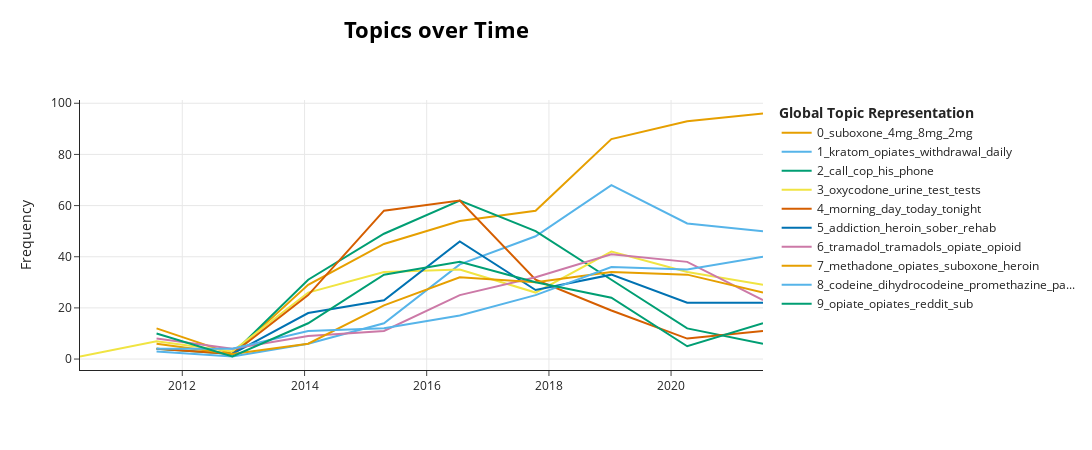

Write notebook code for a chart like this one.
### Markdown cell above
## Topics Over Time Graph

### Code cell
topicModel.visualize_topics_over_time(topics_over_time, topics=topic_nums)

### Figure 1 — Plotly figure (JSON) as saved in the notebook; plotly's stock layout.template omitted (floating-point values rounded to 4 significant figures)
{"data": [{"hoverinfo": "text", "hovertext": ["<b>Topic 0</b><br>Words: suboxone, opiate, 8mg, withdrawal, 2mg", "<b>Topic 0</b><br>Words: 8mg, 30mg, 40mg, 15mg, 5mg", "<b>Topic 0</b><br>Words: suboxone, withdrawal, withdrawals, 2mg, 4mg", "<b>Topic 0</b><br>Words: suboxone, 8mg, 4mg, 2mg, withdrawal", "<b>Topic 0</b><br>Words: suboxone, opiate, withdrawal, 8mg, 4mg", "<b>Topic 0</b><br>Words: suboxone, detox, opioid, withdrawal, 8mg", "<b>Topic 0</b><br>Words: suboxone, detox, withdrawal, 4mg, withdrawals", "<b>Topic 0</b><br>Words: suboxone, withdrawal, 4mg, 8mg, 3mg", "<b>Topic 0</b><br>Words: suboxone, withdrawal, buprenorphine, 8mg, withdrawals"], "marker": {"color": "#E69F00"}, "mode": "lines", "name": "0_suboxone_4mg_8mg_2mg", "type": "scatter", "x": ["2011-07-31T04:14:42.500000", "2012-10-26T08:36:30", "2014-01-22T12:58:17.500000", "2015-04-20T17:20:05", "2016-07-16T21:41:52.500000", "2017-10-13T02:03:40", "2019-01-09T06:25:27.500000", "2020-04-06T10:47:15", "2021-07-03T15:09:02.500000"], "y": [12, 2, 29, 45, 54, 58, 86, 93, 96]}, {"hoverinfo": "text", "hovertext": ["<b>Topic 1</b><br>Words: kratom, 60mg, 100mg, methadone, oxycodone", "<b>Topic 1</b><br>Words: morphine, kratom, heroin, opiates, dose", "<b>Topic 1</b><br>Words: kratom, opioids, opioid, opiates, withdrawal", "<b>Topic 1</b><br>Words: kratom, antidepressants, doses, withdrawal, opiates", "<b>Topic 1</b><br>Words: kratom, withdrawal, withdrawals, opiates, capsules", "<b>Topic 1</b><br>Words: kratom, opiates, doses, withdrawal, withdrawals", "<b>Topic 1</b><br>Words: kratom, withdrawal, opioid, opiates, withdrawals", "<b>Topic 1</b><br>Words: kratom, opiates, withdrawal, heroin, withdrawals", "<b>Topic 1</b><br>Words: kratom, methadone, opiates, withdrawal, withdrawals"], "marker": {"color": "#56B4E9"}, "mode": "lines", "name": "1_kratom_opiates_withdrawal_daily", "type": "scatter", "x": ["2011-07-31T04:14:42.500000", "2012-10-26T08:36:30", "2014-01-22T12:58:17.500000", "2015-04-20T17:20:05", "2016-07-16T21:41:52.500000", "2017-10-13T02:03:40", "2019-01-09T06:25:27.500000", "2020-04-06T10:47:15", "2021-07-03T15:09:02.500000"], "y": [3, 1, 6, 14, 37, 48, 68, 53, 50]}, {"hoverinfo": "text", "hovertext": ["<b>Topic 2</b><br>Words: paranoid, cop, call, meet, cops", "<b>Topic 2</b><br>Words: middleman, dealing, hell, roxy, bastards", "<b>Topic 2</b><br>Words: his, call, him, work, guy", "<b>Topic 2</b><br>Words: call, meet, guy, cop, called", "<b>Topic 2</b><br>Words: cop, his, pay, him, guy", "<b>Topic 2</b><br>Words: call, cop, work, his, him", "<b>Topic 2</b><br>Words: cop, call, calls, hes, him", "<b>Topic 2</b><br>Words: call, meet, dealer, calls, guy", "<b>Topic 2</b><br>Words: call, his, him, phone, dropping"], "marker": {"color": "#009E73"}, "mode": "lines", "name": "2_call_cop_his_phone", "type": "scatter", "x": ["2011-07-31T04:14:42.500000", "2012-10-26T08:36:30", "2014-01-22T12:58:17.500000", "2015-04-20T17:20:05", "2016-07-16T21:41:52.500000", "2017-10-13T02:03:40", "2019-01-09T06:25:27.500000", "2020-04-06T10:47:15", "2021-07-03T15:09:02.500000"], "y": [4, 2, 31, 49, 62, 50, 31, 12, 6]}, {"hoverinfo": "text", "hovertext": ["<b>Topic 3</b><br>Words: snorted, snorting, dilaudid, drug, urine", "<b>Topic 3</b><br>Words: urine, testing, opiates, tests, test", "<b>Topic 3</b><br>Words: suboxone, tests, test, urine, opiates", "<b>Topic 3</b><br>Words: opiates, morphine, oxycodone, testing, tests", "<b>Topic 3</b><br>Words: urine, drug, probation, opiates, test", "<b>Topic 3</b><br>Words: urine, opiates, tests, testing, drug", "<b>Topic 3</b><br>Words: opiates, urine, drug, heroin, testing", "<b>Topic 3</b><br>Words: urine, testing, tests, test, tested", "<b>Topic 3</b><br>Words: opiate, fentanyl, opiates, methadone, urine", "<b>Topic 3</b><br>Words: urine, tests, test, oxycodone, swab"], "marker": {"color": "#F0E442"}, "mode": "lines", "name": "3_oxycodone_urine_test_tests", "type": "scatter", "x": ["2010-04-29T11:07:05.924999", "2011-07-31T04:14:42.500000", "2012-10-26T08:36:30", "2014-01-22T12:58:17.500000", "2015-04-20T17:20:05", "2016-07-16T21:41:52.500000", "2017-10-13T02:03:40", "2019-01-09T06:25:27.500000", "2020-04-06T10:47:15", "2021-07-03T15:09:02.500000"], "y": [1, 7, 3, 26, 34, 35, 26, 42, 34, 29]}, {"hoverinfo": "text", "hovertext": ["<b>Topic 4</b><br>Words: friday, today, rest, vacation, going", "<b>Topic 4</b><br>Words: alone, winter, apartment, cooped, myself", "<b>Topic 4</b><br>Words: tonight, weekend, night, im, going", "<b>Topic 4</b><br>Words: morning, going, tonight, hey, bed", "<b>Topic 4</b><br>Words: evening, weekend, day, tonight, going", "<b>Topic 4</b><br>Words: day, today, tonight, thanksgiving, hey", "<b>Topic 4</b><br>Words: morning, tonight, going, weekend, day", "<b>Topic 4</b><br>Words: weekend, saturday, tylenol, holidays, week", "<b>Topic 4</b><br>Words: day, evening, happy, going, cheers"], "marker": {"color": "#D55E00"}, "mode": "lines", "name": "4_morning_day_today_tonight", "type": "scatter", "x": ["2011-07-31T04:14:42.500000", "2012-10-26T08:36:30", "2014-01-22T12:58:17.500000", "2015-04-20T17:20:05", "2016-07-16T21:41:52.500000", "2017-10-13T02:03:40", "2019-01-09T06:25:27.500000", "2020-04-06T10:47:15", "2021-07-03T15:09:02.500000"], "y": [4, 2, 25, 58, 62, 31, 19, 8, 11]}, {"hoverinfo": "text", "hovertext": ["<b>Topic 5</b><br>Words: addict, addicted, sober, sobriety, drugs", "<b>Topic 5</b><br>Words: addiction, sober, rehab, drugs, depressed", "<b>Topic 5</b><br>Words: addiction, drugs, end, getting, through", "<b>Topic 5</b><br>Words: addiction, heroin, sober, drugs, life", "<b>Topic 5</b><br>Words: addiction, heroin, sober, drugs, feel", "<b>Topic 5</b><br>Words: addiction, heroin, sober, rehab, drugs", "<b>Topic 5</b><br>Words: addiction, sober, rehab, drugs, life", "<b>Topic 5</b><br>Words: addiction, addict, sober, drugs, live"], "marker": {"color": "#0072B2"}, "mode": "lines", "name": "5_addiction_heroin_sober_rehab", "type": "scatter", "x": ["2012-10-26T08:36:30", "2014-01-22T12:58:17.500000", "2015-04-20T17:20:05", "2016-07-16T21:41:52.500000", "2017-10-13T02:03:40", "2019-01-09T06:25:27.500000", "2020-04-06T10:47:15", "2021-07-03T15:09:02.500000"], "y": [2, 18, 23, 46, 27, 33, 22, 22]}, {"hoverinfo": "text", "hovertext": ["<b>Topic 6</b><br>Words: tramadol, 400mg, 100mg, hydrocodone, tram", "<b>Topic 6</b><br>Words: tramadol, 50mg, 75mg, capsules, roxicodone", "<b>Topic 6</b><br>Words: tramadol, tramadols, dosage, morphine, 50mg", "<b>Topic 6</b><br>Words: tramadol, opiate, opioid, opiates, serotonin", "<b>Topic 6</b><br>Words: tramadol, tramadols, opioid, 150mg, 400mg", "<b>Topic 6</b><br>Words: tramadol, tramadols, 150mg, 30mg, 50mg", "<b>Topic 6</b><br>Words: tramadol, tramadols, opiate, opiates, opioid", "<b>Topic 6</b><br>Words: tramadol, tramadols, opiate, opioid, morphine", "<b>Topic 6</b><br>Words: tramadol, opiate, oxycodone, opioid, morphine"], "marker": {"color": "#CC79A7"}, "mode": "lines", "name": "6_tramadol_tramadols_opiate_opioid", "type": "scatter", "x": ["2011-07-31T04:14:42.500000", "2012-10-26T08:36:30", "2014-01-22T12:58:17.500000", "2015-04-20T17:20:05", "2016-07-16T21:41:52.500000", "2017-10-13T02:03:40", "2019-01-09T06:25:27.500000", "2020-04-06T10:47:15", "2021-07-03T15:09:02.500000"], "y": [8, 4, 9, 11, 25, 32, 41, 38, 23]}, {"hoverinfo": "text", "hovertext": ["<b>Topic 7</b><br>Words: methadone, heroin, withdrawal, suboxone, treatment", "<b>Topic 7</b><br>Words: methadone, dosage, doses, opiates, 60mg", "<b>Topic 7</b><br>Words: methadone, opiates, 20mg, 10mg, 10mgs", "<b>Topic 7</b><br>Words: methadone, opiates, heroin, 10mg, dose", "<b>Topic 7</b><br>Words: methadone, withdrawal, opiates, suboxone, clinic", "<b>Topic 7</b><br>Words: methadone, suboxone, heroin, treatment, clinics", "<b>Topic 7</b><br>Words: methadone, 30mg, suboxone, benzos, dose", "<b>Topic 7</b><br>Words: methadone, morphine, suboxone, heroin, taking", "<b>Topic 7</b><br>Words: methadone, heroin, withdrawal, detox, suboxone"], "marker": {"color": "#E69F00"}, "mode": "lines", "name": "7_methadone_opiates_suboxone_heroin", "type": "scatter", "x": ["2011-07-31T04:14:42.500000", "2012-10-26T08:36:30", "2014-01-22T12:58:17.500000", "2015-04-20T17:20:05", "2016-07-16T21:41:52.500000", "2017-10-13T02:03:40", "2019-01-09T06:25:27.500000", "2020-04-06T10:47:15", "2021-07-03T15:09:02.500000"], "y": [6, 2, 6, 21, 32, 30, 34, 33, 26]}, {"hoverinfo": "text", "hovertext": ["<b>Topic 8</b><br>Words: codeine, dosage, dihydrocodeine, 750mg, 30mgs", "<b>Topic 8</b><br>Words: codeine, dihydrocodeine, quinine, codein, paracetamol", "<b>Topic 8</b><br>Words: codeine, dosage, opiate, doses, opiates", "<b>Topic 8</b><br>Words: codeine, 15mg, 230mg, 120mg, paracetamol", "<b>Topic 8</b><br>Words: codeine, promethazine, dihydrocodeine, paracetamol, xanax", "<b>Topic 8</b><br>Words: codeine, 60mg, doses, dihydrocodeine, 300mg", "<b>Topic 8</b><br>Words: codeine, 30mg, 50mg, 300mg, 60mg", "<b>Topic 8</b><br>Words: codeine, dihydrocodeine, paracetamol, 600mg, morphine", "<b>Topic 8</b><br>Words: codeine, dihydrocodeine, promethazine, 30mg, 50mg"], "marker": {"color": "#56B4E9"}, "mode": "lines", "name": "8_codeine_dihydrocodeine_promethazine_pa...", "type": "scatter", "x": ["2011-07-31T04:14:42.500000", "2012-10-26T08:36:30", "2014-01-22T12:58:17.500000", "2015-04-20T17:20:05", "2016-07-16T21:41:52.500000", "2017-10-13T02:03:40", "2019-01-09T06:25:27.500000", "2020-04-06T10:47:15", "2021-07-03T15:09:02.500000"], "y": [4, 4, 11, 12, 17, 25, 36, 35, 40]}, {"hoverinfo": "text", "hovertext": ["<b>Topic 9</b><br>Words: opiatenoobs, opiates, opiatesgonewild, opies, mods", "<b>Topic 9</b><br>Words: opiate, opiates, blogs, stories, forum", "<b>Topic 9</b><br>Words: reddit, opiate, opiates, account, forum", "<b>Topic 9</b><br>Words: opiate, posting, reddit, opiates, forum", "<b>Topic 9</b><br>Words: forum, opiates, reddit, posting, commenting", "<b>Topic 9</b><br>Words: posting, posts, reddit, users, opiate", "<b>Topic 9</b><br>Words: opiateswriters, modmail, opiates, mod, opiatesmodapplicants", "<b>Topic 9</b><br>Words: posts, posting, bans, mods, post", "<b>Topic 9</b><br>Words: opiatelife, opiates, posting, sub, post"], "marker": {"color": "#009E73"}, "mode": "lines", "name": "9_opiate_opiates_reddit_sub", "type": "scatter", "x": ["2011-07-31T04:14:42.500000", "2012-10-26T08:36:30", "2014-01-22T12:58:17.500000", "2015-04-20T17:20:05", "2016-07-16T21:41:52.500000", "2017-10-13T02:03:40", "2019-01-09T06:25:27.500000", "2020-04-06T10:47:15", "2021-07-03T15:09:02.500000"], "y": [10, 1, 14, 33, 38, 30, 24, 5, 14]}], "layout": {"height": 450, "hoverlabel": {"bgcolor": "white", "font": {"family": "Rockwell", "size": 16}}, "legend": {"title": {"text": "<b>Global Topic Representation"}}, "title": {"font": {"color": "Black", "size": 22}, "text": "<b>Topics over Time</b>", "x": 0.4, "xanchor": "center", "y": 0.95, "yanchor": "top"}, "width": 1250, "xaxis": {"showgrid": true}, "yaxis": {"showgrid": true, "title": {"text": "Frequency"}}}}
